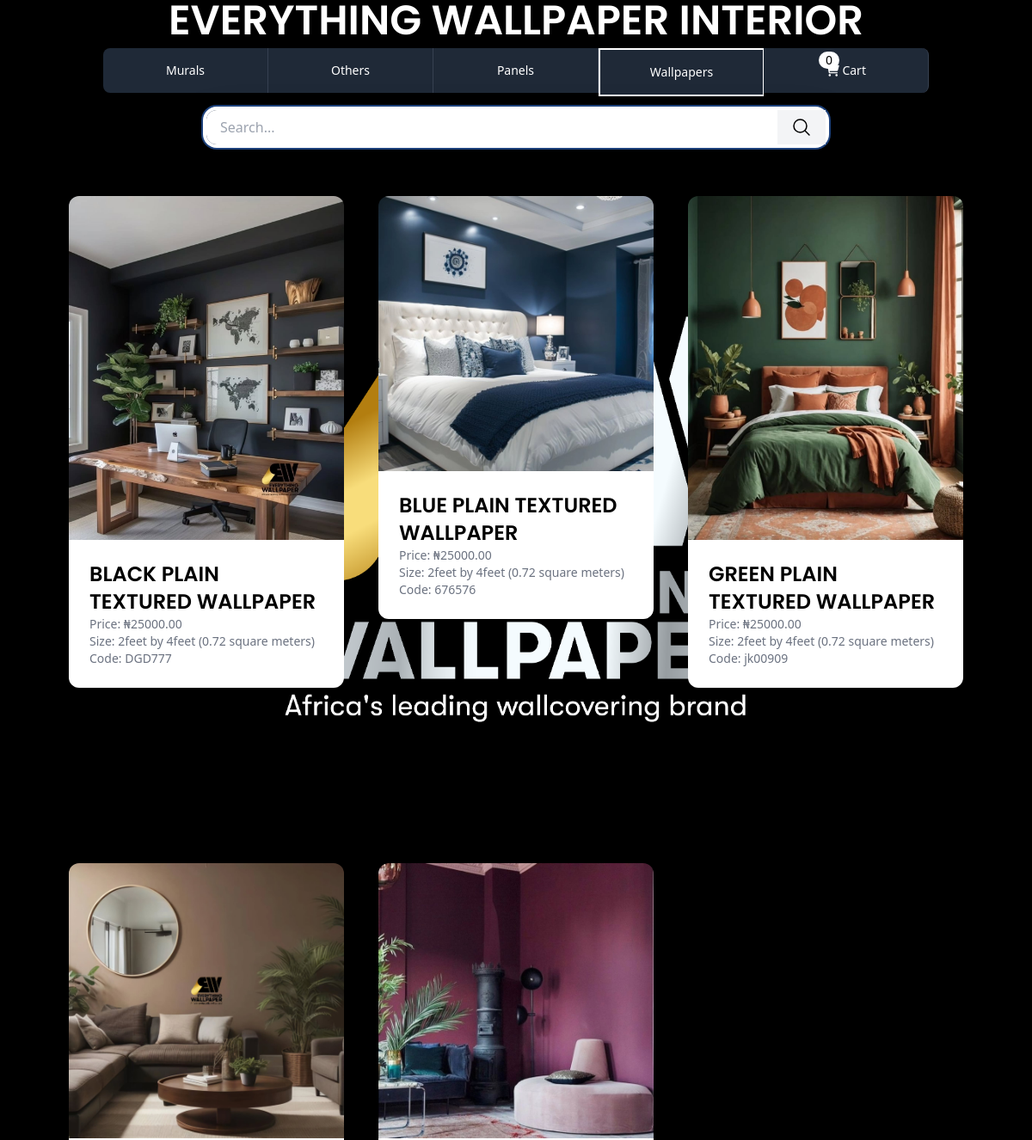
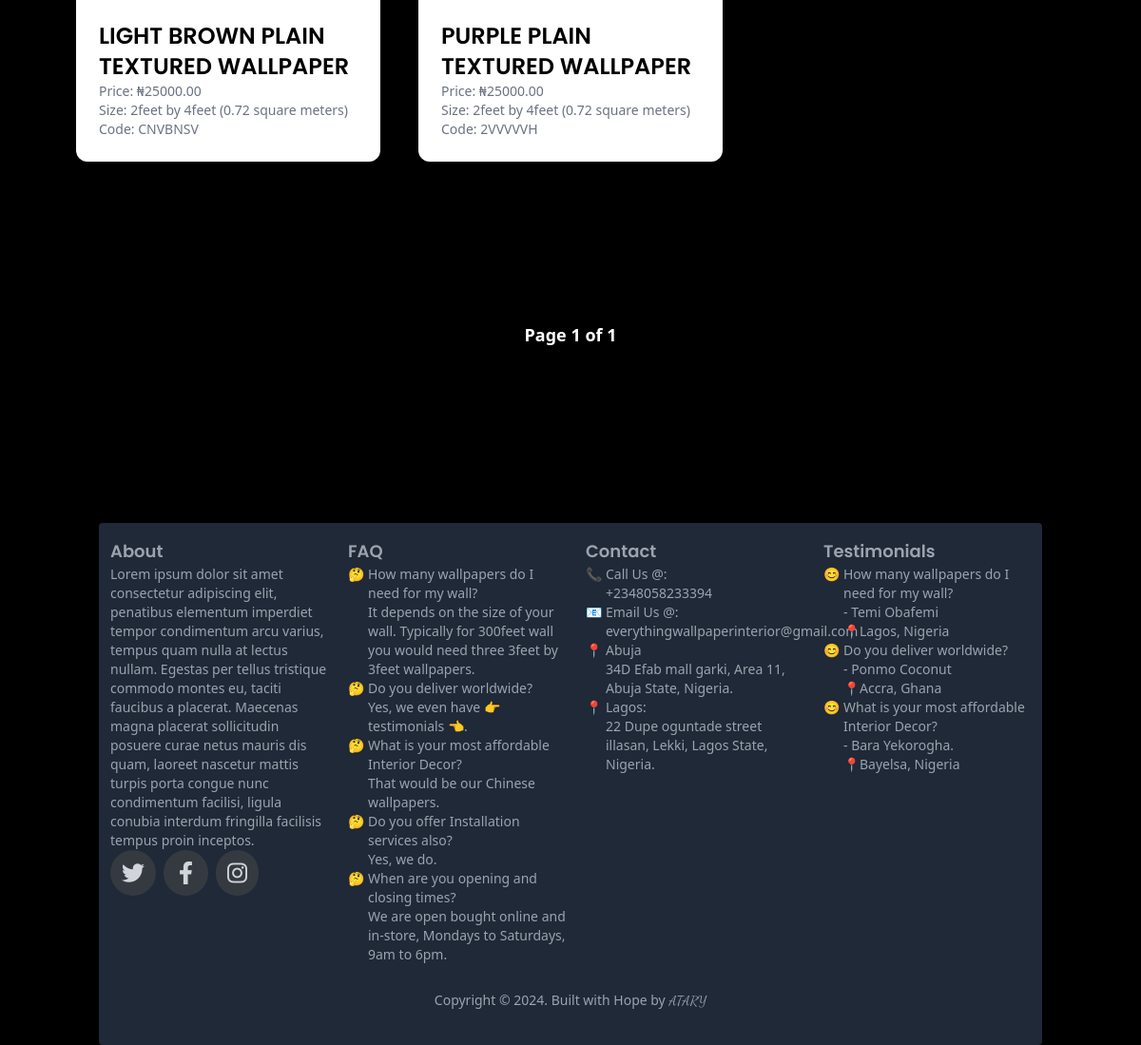
Screenshot of /?category=Wallpapers with the database file from the repository (2 pictures, top to bottom).
### product/models.py (models this page shows, shortened)
class Category(models.Model):
    name = models.CharField(max_length=255)
    slug = models.SlugField(max_length=255)
    class Meta:
        ordering = ('name', )
        verbose_name_plural = "categories"

class ProductItem(models.Model):
    out_of_stock = models.BooleanField(default=False)
    category = models.ForeignKey(Category, related_name='products', on_delete=models.CASCADE)
    slug = models.SlugField(max_length=255)
    quantity_in_stock = models.IntegerField(default=0)
    name = models.CharField(max_length=500, null=False, blank=False)
    price = models.DecimalField(max_digits=100, decimal_places=2)
    size = models.CharField(max_length=500)
    product_code = models.CharField(max_length=100, unique=True)

class ProductImage(models.Model):
    product = models.ForeignKey(ProductItem, related_name='images', on_delete=models.CASCADE)
    image = models.ImageField(upload_to=get_image_upload_path)

### core/views.py (the view)
# urls.py: path('', views.index, name='index'),
def index(request):
    categories = cache.get('categories')
    if not categories:
        categories = list(Category.objects.values('id', 'name', 'slug'))
        cache.set('categories', categories, timeout=3600)
    products  = ProductItem.objects.all()
    cart = Cart(request)
    active_category = request.GET.get('category', '')
    if active_category:
        products = products.filter(category__slug=active_category)
    query = request.GET.get('query', '')
    if query:
        products = products.filter(name__icontains=query)
    paginator = Paginator(products.order_by('name') , 6)  # Show 10 products per page
    page_number = request.GET.get('page')
    products = paginator.get_page(page_number)
    context = {
        'categories': categories,
        'products': products,
        'active_category': active_category,
        'items_in_cart': len(cart)
    }
    return render(request, 'core/index.html', context)

### cart/cart.py (called while the page is built)
    def __len__(self):
        return sum(item['quantity'] for item in self.cart.values())

### cart/context_processors.py (called while the page is built)
def cart(request):
    return {'cart': Cart(request)}

### core/templates/core/index.html (shortened to what this page needs)
{% extends 'core/base.html' %}
{% load static %}
{% block content %}
{% if products %}
    <div class="grid grid-cols-1 lg:grid-cols-3 gap-4 md:gap-10 px-10 lg:px-20 w-full  pt-10 mb-[0rem] ">
            {% for product in products %}
            <a href="{% url 'product_item' product.id %}">
                <div class="w-4/5 md:w-4/5 lg:w-full mx-auto  pt-10 lg:pt-5 mb-[9rem]">
                    <div>
                        {% with first_image=product.images.all|first %}
                            <img src="{{ first_image.image.url }}"  class="rounded-t-xl w-full">
                        {% endwith %}
                    </div>
                    <div class="p-6 bg-white w-full rounded-b-xl">
                        <h2 class="text-2xl danfo-bus poppins-semibold uppercase">{{ product.name }}</h2>
                        <p class="text-gray-500 text-sm">Price: ₦{{ product.price }}</p>
                        <p class="text-gray-500 text-sm">Size: {{ product.size }}</p>
                        <p class="text-gray-500 text-sm">Code: {{ product.product_code }}</p>
                    </div>
                </div>
            </a>
            {% endfor %}
    </div>
    <div class="text-white flex space-x-4 font-semibold justify-center text-sm md:text-lg md:mb-[-10rem] py-4">
        <p class="bg-black rounded-full py-2 px-4">Page {{ products.number }} of {{ products.paginator.num_pages }}</p>
    </div>
{% endif %}
{% endblock %}

### core/templates/core/base.html (shortened to what this page needs)
{% load static %}
<!DOCTYPE html>
<html lang="en">
<head>
    <link rel="stylesheet" href="https://cdnjs.cloudflare.com/ajax/libs/font-awesome/6.0.0-beta3/css/all.min.css">
    <script src="{% static 'js/tailwind.js' %}"></script>
</head>
<body class="bg-black">
    <a href="{% url 'index' %}">
        <h1 class="poppins-semibold text-white text-center uppercase text-lg md:text-5xl hidden md:block z-10 pb-2">
        </h1>
    </a>
    <nav class="block  z-10">
    <ul class=" hidden w-4/5 mx-auto text-sm font-medium text-center text-gray-500 rounded-lg z-10 shadow hidden md:block md:flex  dark:divide-gray-700 dark:text-white">
        {% for category in categories %}
        <li class="w-full focus-within:z-10">
            <a href="{% url 'index' %}?category={{ category.slug }}" class="inline-block w-full p-4   border-r  border-gray-700  hover:bg-gray-700 {% if forloop.counter > 1 %}rounded-s-0{% else %}rounded-s-lg{% endif %} focus:ring-2 focus:ring-white active focus:outline-none {% if category.slug == active_category %} border-2 border-white {% endif %} bg-gray-800 text-white" aria-current="page">{{ category.name }}</a>
        </li>
        {% endfor %}
        <li class="w-full focus-within:z-10">
            <a href="{% url 'cart' %}" id="menu-cart-button" class="inline-block w-full p-4   border-r  border-gray-700 border-s-0  hover:bg-gray-700  focus:ring-2 focus:ring-white active focus:outline-none bg-gray-800 text-white rounded-e-lg">
                {% include 'cart/menu_cart.html' %}
            </a>
        </li>
    </ul>
        <div class="{% if request.resolver_match.url_name == 'index' %}md:block hidden{% else %}hidden{% endif %} flex justify-center w-full mt-4">
            <form method="get" action="." class="flex justify-center">
                <div class="flex w-3/5 rounded-xl ring-2 ring-offset-4 drop-shadow-2xl">
                    <input type="text" placeholder="Search..." name="query" class="rounded-l-xl border-0 w-full outline-none px-4 py-2 focus:border-0 active:border-0 ">
                    <button class="px-4 py-2 bg-gray-100 border-0">
                        <svg xmlns="http://www.w3.org/2000/svg" fill="none" viewBox="0 0 24 24" stroke-width="1.5" stroke="currentColor" class="size-6">
                            <path stroke-linecap="round" stroke-linejoin="round" d="m21 21-5.197-5.197m0 0A7.5 7.5 0 1 0 5.196 5.196a7.5 7.5 0 0 0 10.607 10.607Z" />
                        </svg>
                    </button>
                </div>
            </form>
        </div>
    </nav>
    {% block content %}
    {% endblock %}
    <footer class="mt-8 sm:mt-[20rem] md:mt-[10rem] lg:mt-[20rem] w-full text-gray-400 flex lg:flex-col ">
        <div class="w-full lg:w-[62rem]  bg-gray-800 lg:mx-auto mr-5 ml-5 py-4 rounded lg:grid lg:grid-cols-4 lg:gap-2 mx-auto">
            <div class="ml-3 focus:text-white hover:text-white mb-2 lg:mb-0">
                <h2 class="poppins-semibold text-lg">About</h2>
                <p class="text-sm">Lorem ipsum dolor sit amet consectetur adipiscing elit, penatibus elementum imperdiet tempor condimentum arcu varius, tempus quam nulla at lectus nullam. Egestas per tellus tristique commodo montes eu, taciti faucibus a placerat. Maecenas magna placerat sollicitudin posuere curae netus mauris dis quam, laoreet nascetur mattis turpis porta congue nunc condimentum facilisi, ligula conubia interdum fringilla facilisis tempus proin inceptos.</p>
                <div class="text-2xl flex flex-row space-x-2">
                    <span>
                      <i class="fa-brands cursor-pointer hover:bg-mustard fa-twitter py-3 px-3 rounded-full text-gray-300 bg-[#343a40]"></i>
                    </span>
                    <span>
                      <i class="fa-brands  cursor-pointer hover:bg-mustard  fa-facebook-f py-3 px-4 rounded-full text-gray-300  bg-[#343a40]"></i>
                    </span>
                    <span>
                      <i class="fa-brands  cursor-pointer  hover:bg-mustard fa-instagram py-3 px-3 rounded-full text-gray-300  bg-[#343a40]"></i>
                    </span>
                </div>
            </div>
            <div class="ml-3 focus:text-white hover:text-white  mb-2 lg:mb-0 ">
                <h2 class="poppins-semibold text-lg">FAQ</h2>
                <ul class="text-sm">
                    <li class="flex gap-1">
                        <span>&#129300;</span>
                        <p>
                        How many wallpapers do I need for my wall?</br>
                        It depends on the size of your wall. Typically for 300feet wall you would need three 3feet by 3feet wallpapers.</p>
                    </li>
                    <li class="flex gap-1">
                        <span>&#129300;</span>
                        <p>Do you deliver worldwide?</br>
                         Yes, we even have &#128073; testimonials &#128072;.</p>
                    </li>
                    <li class="flex gap-1">
                        <span>&#129300;</span>
                        <p>What is your most affordable Interior Decor?</br>
                        That would be our Chinese wallpapers.</p>
                    </li>
                    <li class="flex gap-1">
                        <span>&#129300;</span>
                        <p>Do you offer Installation services also?</br>
                        Yes, we do.</p>
                    </li>
                    <li class="flex gap-1">
                        <span>&#129300;</span>
                        <p>When are you opening and closing times?</br>
                        We are open bought online and in-store, Mondays to Saturdays, 9am to 6pm.</p>
                    </li>
                </ul>
            </div>
            <div class="ml-3 focus:text-white hover:text-white  mb-2 lg:mb-0 ">
                <h2 class="poppins-semibold text-lg">Contact</h2>
                <ul class="text-sm">
                    <li class="flex gap-1">
                        <span>&#128222;</span>
                        <a href="tel:+2348058233394" class="hover:underline hover:underline-offset-2">
                        Call Us @:</br>
                        +2348058233394</a>
                    </li>
                    <li class="flex gap-1">
                        <span>&#128231;</span>
                        <a href="mailto:everythingwallpaperinterior@gmail.com"  class="hover:underline hover:underline-offset-2">
                        Email Us @:</br>
                        everythingwallpaperinterior@gmail.com</a>
                    </li>
                    <li class="flex gap-1">
                        <span>&#128205;</span>
                        <p>
                        Abuja</br>
                        34D Efab mall garki, Area 11, Abuja State, Nigeria.</p>
                    </li>
                    <li class="flex gap-1">
                        <span>&#128205;</span>
                        <p>Lagos:</br>
                            22 Dupe oguntade street illasan, Lekki, Lagos State, Nigeria.</p>
                    </li>
                </ul>
            </div>
            <div class="ml-3 focus:text-white hover:text-white  mb-2 lg:mb-0">
                <h3 class="poppins-semibold text-lg">Testimonials</h3>
                <ul class="text-sm">
                    <li class="flex gap-1">
                        <span>&#128522;</span>
                        <p>
                        How many wallpapers do I need for my wall?</br>
                        - Temi Obafemi</br>
                        &#128205;Lagos, Nigeria
                    </p>
                    </li>
                    <li class="flex gap-1">
                        <span>&#128522;</span>
                        <p>Do you deliver worldwide?</br>
                         - Ponmo Coconut</br>
                         &#128205;Accra, Ghana
                        </p>
                    </li>
                    <li class="flex gap-1">
                        <span>&#128522;</span>
                        <p>What is your most affordable Interior Decor?</br>
                        - Bara Yekorogha.</br>
                        &#128205;Bayelsa, Nigeria</p>
                    </li>
                </ul>
            </div>
            <div class="text-sm m-3 sm:m-5 col-span-4 hover:text-white">
                <h3 class=text-center>Copyright &#169; 2024. Built with Hope by <a class="dancing-script uppercase hover:underline hover:underline-offset-2 " href="https://www.instagram.com/atari.can/">Atary</a></h3>
            </div>
        </div>
    </footer>
</body>
</html>

### core/templates/core/base.html (style rules this page uses)
:root { --tw-shadow-color: black; }
.dancing-script { font-family: "Dancing Script", cursive; font-optical-sizing: auto; font-weight: 400; font-style: normal; }
.danfo-bus { font-family: "Danfo", serif; font-optical-sizing: auto; font-weight: 400; font-style: normal; font-variation-settings: "ELSH" 0; }
.poppins-semibold { font-family: "Poppins", sans-serif; font-weight: 600; font-style: normal; }
.active { display: block; }

### rows the page displays
Category: name "Murals"
Category: name "Others"
Category: name "Panels"
Category: name "Wallpapers"
ProductItem: images.image (picture), name "BLACK PLAIN TEXTURED WALLPAPER", price "25000.00", size "2feet by 4feet (0.72 square meters)", product_code "DGD777"
ProductItem: images.image (picture), name "BLUE PLAIN TEXTURED WALLPAPER", price "25000.00", size "2feet by 4feet (0.72 square meters)", product_code "676576"
ProductItem: images.image (picture), name "GREEN PLAIN TEXTURED WALLPAPER", price "25000.00", size "2feet by 4feet (0.72 square meters)", product_code "jk00909"
ProductItem: images.image (picture), name "LIGHT BROWN PLAIN TEXTURED WALLPAPER", price "25000.00", size "2feet by 4feet (0.72 square meters)", product_code "CNVBNSV"
ProductItem: images.image (picture), name "PURPLE PLAIN TEXTURED WALLPAPER", price "25000.00", size "2feet by 4feet (0.72 square meters)", product_code "2VVVVVH"

### other values shown
{{ items_in_cart }} "0"
{{ products.number }} "1"
{{ products.paginator.num_pages }} "1"
